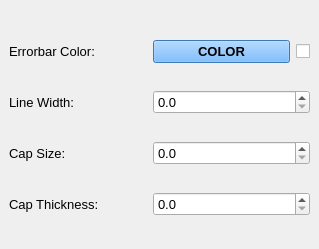
    <widget class="QWidget" name="tab">
     <attribute name="title">
      <string>Errorbars</string>
     </attribute>
     <widget class="QWidget" name="gridLayoutWidget">
      <property name="geometry">
       <rect>
        <x>9</x>
        <y>19</y>
        <width>301</width>
        <height>221</height>
       </rect>
      </property>
      <layout class="QGridLayout" name="gridLayout" columnstretch="1,1,0">
       <item row="0" column="1">
        <widget class="QPushButton" name="btnEBCol">
         <property name="font">
          <font>
           <family>Arial</family>
           <pointsize>10</pointsize>
           <weight>75</weight>
           <bold>true</bold>
          </font>
         </property>
         <property name="styleSheet">
          <string notr="true">background-color: rgb(85, 170, 255);</string>
         </property>
         <property name="text">
          <string>COLOR</string>
         </property>
        </widget>
       </item>
       <item row="1" column="0">
        <widget class="QLabel" name="label_9">
         <property name="font">
          <font>
           <family>Arial</family>
           <pointsize>10</pointsize>
           <weight>50</weight>
           <bold>false</bold>
          </font>
         </property>
         <property name="text">
          <string>Line Width:</string>
         </property>
        </widget>
       </item>
       <item row="2" column="0">
        <widget class="QLabel" name="label_10">
         <property name="font">
          <font>
           <family>Arial</family>
           <pointsize>10</pointsize>
           <weight>50</weight>
           <bold>false</bold>
          </font>
         </property>
         <property name="text">
          <string>Cap Size:</string>
         </property>
        </widget>
       </item>
       <item row="3" column="0">
        <widget class="QLabel" name="label_11">
         <property name="font">
          <font>
           <family>Arial</family>
           <pointsize>10</pointsize>
           <weight>50</weight>
           <bold>false</bold>
          </font>
         </property>
         <property name="text">
          <string>Cap Thickness:</string>
         </property>
        </widget>
       </item>
       <item row="0" column="0">
        <widget class="QLabel" name="label_13">
         <property name="font">
          <font>
           <family>Arial</family>
           <pointsize>10</pointsize>
          </font>
         </property>
         <property name="text">
          <string>Errorbar Color:</string>
         </property>
        </widget>
       </item>
       <item row="0" column="2">
        <widget class="QCheckBox" name="chbColorMatch1">
         <property name="text">
          <string/>
         </property>
        </widget>
       </item>
       <item row="1" column="1" colspan="2">
        <widget class="QDoubleSpinBox" name="sbEBLW">
         <property name="font">
          <font>
           <family>Arial</family>
           <pointsize>10</pointsize>
           <weight>50</weight>
           <bold>false</bold>
          </font>
         </property>
         <property name="locale">
          <locale language="English" country="UnitedStates"/>
         </property>
         <property name="decimals">
          <number>1</number>
         </property>
         <property name="singleStep">
          <double>0.100000000000000</double>
         </property>
        </widget>
       </item>
       <item row="2" column="1" colspan="2">
        <widget class="QDoubleSpinBox" name="sbEBCS">
         <property name="font">
          <font>
           <family>Arial</family>
           <pointsize>10</pointsize>
           <weight>50</weight>
           <bold>false</bold>
          </font>
         </property>
         <property name="locale">
          <locale language="English" country="UnitedStates"/>
         </property>
         <property name="decimals">
          <number>1</number>
         </property>
         <property name="singleStep">
          <double>0.100000000000000</double>
         </property>
        </widget>
       </item>
       <item row="3" column="1" colspan="2">
        <widget class="QDoubleSpinBox" name="sbEBCT">
         <property name="font">
          <font>
           <family>Arial</family>
           <pointsize>10</pointsize>
           <weight>50</weight>
           <bold>false</bold>
          </font>
         </property>
         <property name="locale">
          <locale language="English" country="UnitedStates"/>
         </property>
         <property name="decimals">
          <number>1</number>
         </property>
         <property name="singleStep">
          <double>0.100000000000000</double>
         </property>
        </widget>
       </item>
      </layout>
     </widget>
    </widget>
